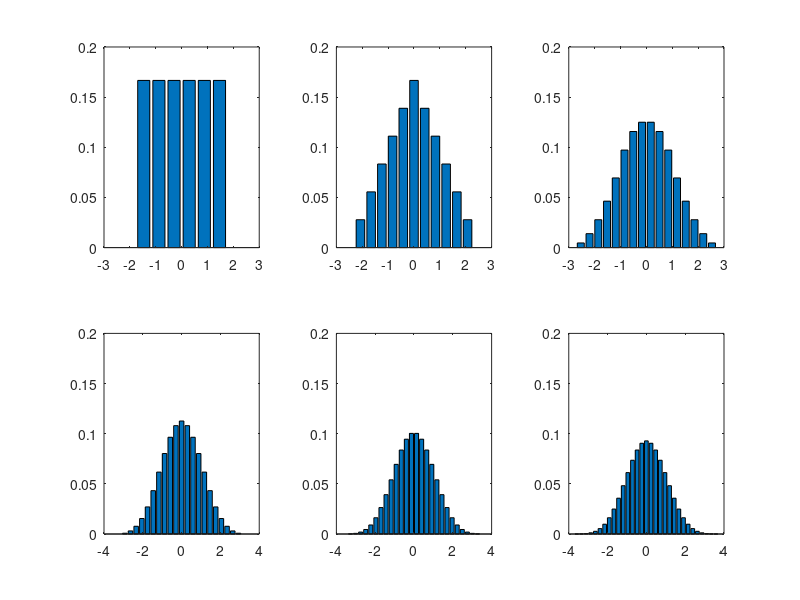

Here is the MATLAB script that generated this plot:
disp('---- n = 1 ----')
s1=[1:6] % 1 bis 6
n=1 % Wurf
p1=repmat(1/6, 1, 6) % init. Vektor mit 6 Werten von 1/6
E1=3.5 % My, Erwartungswert
V1=2.9167 % Varianz, standardtisiert

% Erwartungswert subtrahiert
% geteilt durch die Standardabweichung (Wurzel Anzahl, Wurzel Varianz)
% egal welche Vertielung, wenn genüdegn addieren bla bla, kommt immer ne Vertielung
% die näher an die Standardabweichung ist
Z1=(s1-n*E1)/(sqrt(V1))

% bar (X Wert, Y Wert)
% X Wert
% Y Werte von p1, hier nur 1/6
% axis ([x_lo x_hi y_lo y_hi])
subplot(2,3,1), bar(Z1,p1), axis ([-3 3 0 0.2])


disp('---- n = 2 ----')
s2=[2:12]
n=2
p2=conv(p1,p1)
E2=E1*n
V2=V1*n
Z2=(s2-E2)/sqrt(V2)

subplot(2,3,2), bar(Z2,p2), axis ([-3 3 0 0.2])

disp('---- n = 3 ----')
s3=[3:18]
n=3
p3=conv(p1,p2)
E3=E1*n
V3=V1*n
Z3=(s3-E3)/sqrt(V3)

subplot(2,3,3), bar(Z3,p3), axis ([-3 3 0 0.2])

disp('---- n = 4 ----')
s4=[4:24]
n=4
p4=conv(p1,p3)
E4=E1*n
V4=V1*n
Z4=(s4-E4)/(sqrt(V4))

subplot(2,3,4), bar(Z4,p4), axis ([-4 4 0 0.2])

disp('---- n = 5 ----')
s5=[5:30]
n=5
p5=conv(p1,p4)
E5=E1*n
V5=V1*n
Z5=(s5-E5)/(sqrt(V5))

subplot(2,3,5), bar(Z5,p5), axis ([-4 4 0 0.2])

disp('---- n = 6 ----')
s6=[6:36]
n=6
p6=conv(p1,p5)
E6=E1*n
V6=V1*n
Z6=(s6-E6)/(sqrt(V6))

subplot(2,3,6), bar(Z6,p6), axis ([-4 4 0 0.2])

% Grenzwert
% Grenzwertsatz: je größer die Stichprobe wird, 
% desto näher wird die Stichprobenverteilung normalverteilt sein.
% der Mittelwert der Stichprobe näherungsweise dem Mittelwert der Grundgesamtheit entsprechen
% Zusätzlich werden alle Stichproben annähernd normalverteilt sein,
% mit einer Varianz, die der der Grundgesamtheit geteilt durch die Größe der Stichprobe entspricht.